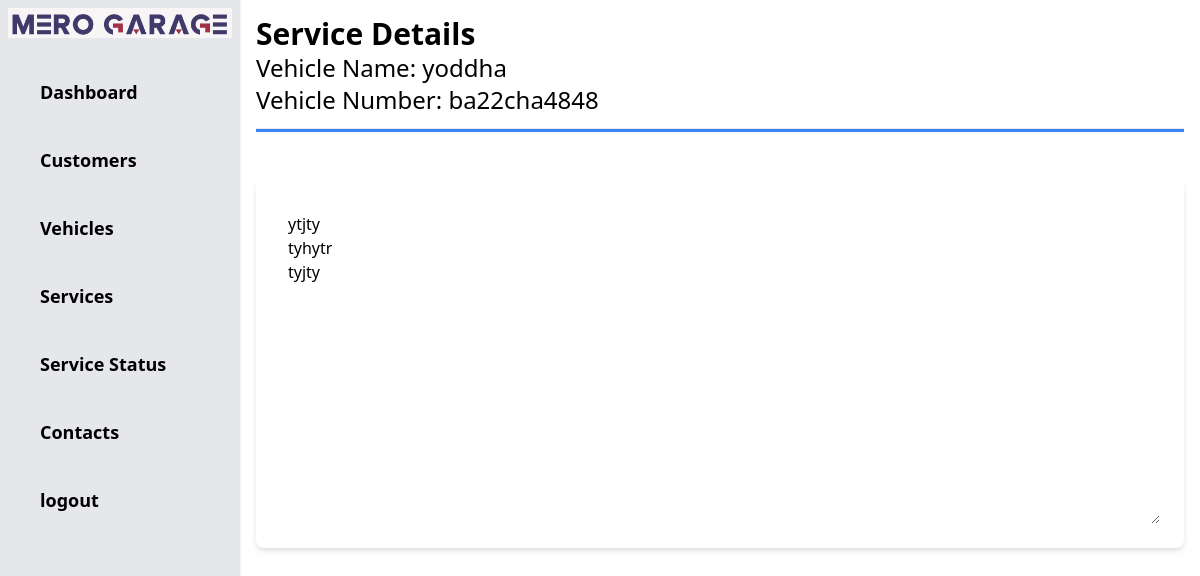
The page /admin/serviceview.php?sid=5 on the database its author committed.
### tables this page shows
CREATE TABLE `vehicles` (
  `vid` int(11) NOT NULL,
  `cid` int(50) NOT NULL,
  `cname` varchar(50) NOT NULL,
  `vname` varchar(100) NOT NULL,
  `vbrand` varchar(50) NOT NULL,
  `vnumber` varchar(50) NOT NULL,
  `vservice` varchar(1000) NOT NULL
);

CREATE TABLE `services` (
  `sid` int(11) NOT NULL,
  `vid` int(11) NOT NULL,
  `sdescription` varchar(500) NOT NULL,
  `sstatus` varchar(10) NOT NULL,
  `supdate` datetime NOT NULL DEFAULT CURRENT_TIMESTAMP
);

### admin/serviceview.php (the view, shortened to what this page needs)
<?php include 'header.php'; ?>
<?php
    $sid = $_GET['sid'];
    $qry = "SELECT * FROM services WHERE sid = '$sid'";
    include '../includes/dbconnection.php';
    $result = mysqli_query($conn, $qry);
    $row = mysqli_fetch_assoc($result);
    $sdescription = $row['sdescription'];
    $vid = $row['vid'];
    $qry2 = "SELECT * FROM vehicles WHERE vid = '$vid'";
    $result2 = mysqli_query($conn, $qry2);
    $row2 = mysqli_fetch_assoc($result2);
?>
<h1 class="text-3xl font-bold">Service Details</h1>
<h1 class="text-2xl">Vehicle Name: <?php echo $row2['vname'] ?></h1>
<h1 class="text-2xl">Vehicle Number: <?php echo $row2['vnumber'] ?></h1>
    <hr class="my-3 h-1 bg-blue-500">
        <div class="container mx-auto py-8">
        <div class="bg-white shadow-md rounded-lg p-6">
            <textarea readonly id="vservice" name="sdescription" placeholder="Enter Services Details"
                        class="mt-1 p-2 block w-full h-80 rounded-md border-gray-300 focus:border-purple-400 focus:outline-none focus:ring focus:ring-purple-300"><?php echo $sdescription; ?></textarea>
        </div>

### rows shown on the page
vehicles: vname "yoddha", vnumber "ba22cha4848"
services: sdescription "ytjty tyhytr tyjty"
